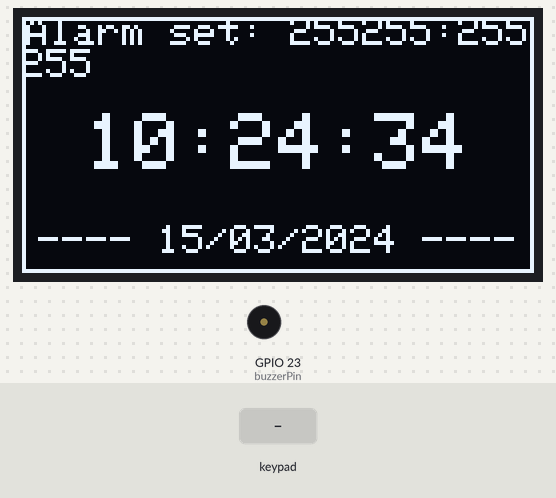
The sketch below on a simulated ESP32. Parts: 128×64 one-colour display, buzzer (waves = sounding). Wiring (inferred from the names in the program): 4×4 keypad with keys 1 2 3 A 4 5 6 B 7 8 9 C * 0 # D: rows GPIO 13, GPIO 12, GPIO 14, GPIO 27; columns GPIO 26, GPIO 25, GPIO 33, GPIO 32. The test bench sets the inputs (shaded band). WiFi joins after 1.5 s; servers stay silent unless stated; network time is answered at once with the bench clock; the local clock reads 2024-03-15 10:24:30 at power-on unless the sketch sets it; EEPROM starts erased; what the sketch prints to the serial monitor is not drawn.

Above: at 4.7 s.
4.8 s: key 'A' pressed
At 5.3 s:
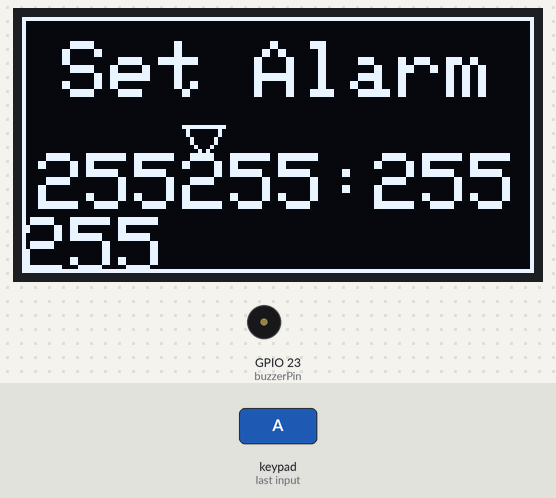
6.3 s: keypad keys 8 7 6 5 4 3 2 1 D pressed 0.4 s apart
At 10.3 s:
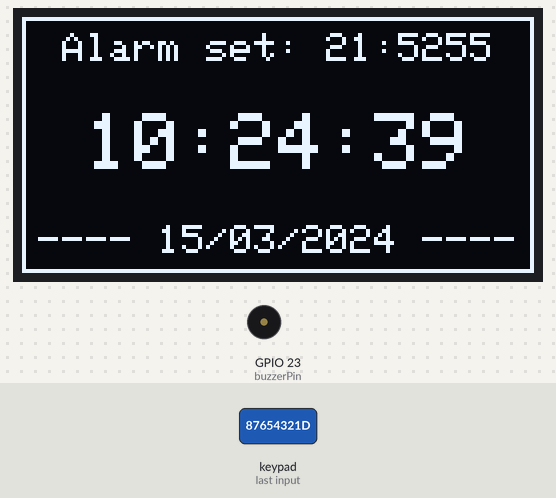
11.4 s: key '0' pressed
At 12.6 s:
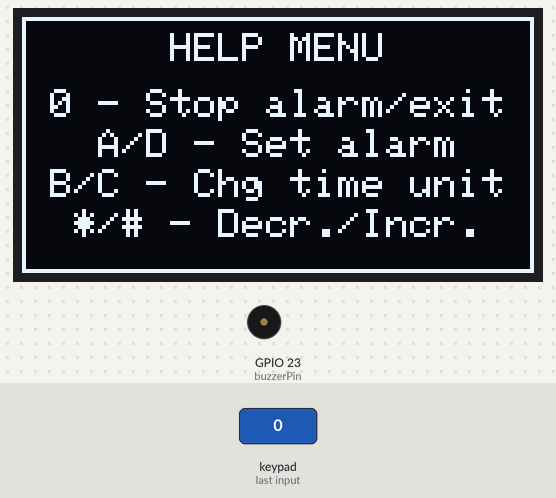
12.9 s: keypad keys 8 7 6 5 4 3 2 1 A pressed 0.4 s apart
At 16.6 s:
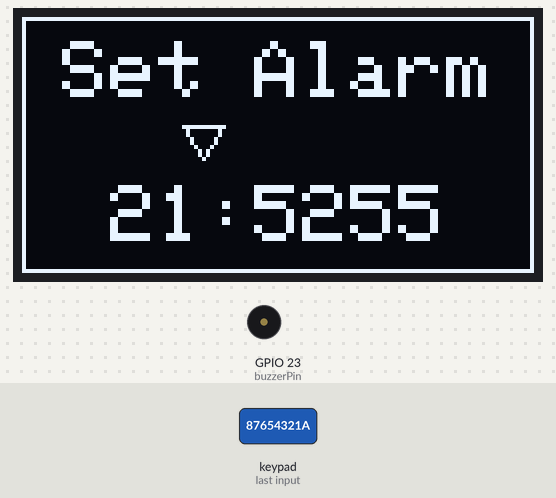
18.0 s: key 'D' pressed
At 18.5 s:
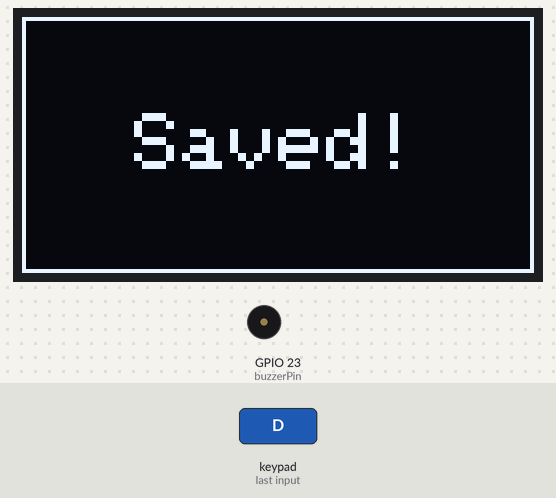
Timing chart, 0 to 21.0 s (numbered marks = the images above; inputs shaded):
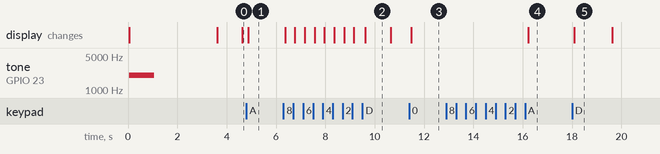

The sketch:

Clock-With-Alarm-OLED.ino
```cpp
/************************************************************************/
/************************************************************************/
/******                                                            ******/
/******            Code made by Giga Hidjrika Aura Adkhy           ******/
/******                      21/479228/TK/52833                    ******/
/******             Alarm Clock with OLED & Matrix Keypad          ******/
/******           Assign an Alarm and able to show the time        ******/
/******                                                            ******/
/******                                                            ******/
/************************************************************************/
/************************************************************************/

#include <WiFi.h>
#include <NTPClient.h>
#include <SPI.h>
#include <Wire.h>
#include <Adafruit_GFX.h>
#include <Adafruit_SSD1306.h>
#include <EEPROM.h>
#define SCREEN_WIDTH 128 // OLED display width, in pixels
#define SCREEN_HEIGHT 64 // OLED display height, in pixels

#define OLED_RESET     -1 // Reset pin # (or -1 if sharing Arduino reset pin)
#define SCREEN_ADDRESS 0x3C // Obtained from I2C Scanner. Look for the program in Github.
Adafruit_SSD1306 display(SCREEN_WIDTH, SCREEN_HEIGHT, &Wire, OLED_RESET); // OLED class object declaration

const char* ssid = "Rumah Wisda";
const char* password = "87654321";

// NTP objects
WiFiUDP ntpUDP;
NTPClient timeClient(ntpUDP);

// Keypad rows and columns
const int numRows = 4; // Number of rows in the keypad
const int numCols = 4; // Number of columns in the keypad

// Define the pins for the keypad
int rowPins[numCols] = {13, 12, 14, 27};
int colPins[numRows] = {26, 25, 33, 32};
int buzzerPin = 23;

// Store hour and minutes per digit
int alarmHour[2] = {0, 0};
int alarmMinute[2] = {0, 0};
// Flag to mark setting the hour
bool setHour = true;
// Flag to mark alarm setting mode
bool setAlarmMode = false;
// Flag to mark help mode
bool helpMode = false;
// Flag to mark alarm is on
bool alarmOn = false;
// Flag to mark silence button has been pressed
bool silenced = false;
// NTP Update timer
unsigned long updateTimer = 0;

// Get current hour, minute, and second using NTP
int hour = timeClient.getHours();
int minute = timeClient.getMinutes();

// Current alarm hour as integer
int alarmHourInt = (alarmHour[0] * 10) + alarmHour[1];
int alarmMinuteInt = (alarmMinute[0] * 10) + alarmMinute[1];

// Declare a global variable for the current row and current column read. Also for the last key pressed and the current key pressed.
int currRow, currCol;
char lastKeyPressed;
char keyPressed;

// Define the characters for each key
char keyMap[numRows][numCols] = {
  {'1', '2', '3', 'A'},
  {'4', '5', '6', 'B'},
  {'7', '8', '9', 'C'},
  {'*', '0', '#', 'D'}
};

// Function to read the keypad
char readKeypad() {
  for (int i = 0; i < numRows; i++) {
    digitalWrite(rowPins[i], LOW);          // Set the current row low
    for (int j = 0; j < numCols; j++) {
      if (digitalRead(colPins[j]) == LOW) {
        delay(25);                          // Debounce the button press
        digitalWrite(rowPins[i], HIGH);     // Set the row back to high
        currRow = i;
        currCol = j;
        return keyMap[i][j];                // Return the pressed key
      }
    }
    digitalWrite(rowPins[i], HIGH);         // Set the row back to high
  }
  return '\0';                              // Return null if no key is pressed
}

// Function to check if current time is the same as the alarm time
void alarmCheck()
{
  if (hour == alarmHourInt && minute == alarmMinuteInt && !silenced) {
    alarmOn = true;
    digitalWrite(buzzerPin, HIGH);
    display.clearDisplay();
    display.setTextSize(3);
    displayCenter("ALARM!!", 0, 0);
    display.display();
  }
  else if(hour != alarmHourInt || minute != alarmMinuteInt) {
    silenced = false;
    alarmOn = false;
    digitalWrite(buzzerPin, LOW);
    display.clearDisplay();
  }
  else if(silenced)
  {
    alarmOn = false;
  }
}

void setup() {
  Serial.begin(115200);

  // Initialize the EEPROM
  EEPROM.begin(4);

  // Read the alarm time from EEPROM
  alarmHour[0] = EEPROM.read(0);
  alarmHour[1] = EEPROM.read(1);
  alarmMinute[0] = EEPROM.read(2);
  alarmMinute[1] = EEPROM.read(3);

  // Initialize the OLED display1
  if(!display.begin(SSD1306_SWITCHCAPVCC, SCREEN_ADDRESS)) {
    Serial.println(F("SSD1306 allocation failed"));
    for(;;);
  }
  splashScreen();

  WiFi.begin(ssid, password);       // Connect to the network
  while (WiFi.status() != WL_CONNECTED) {
    Serial.println("Wifi Not Connected...");
    display.setTextSize(2);
    displayCenter("Wifi off", 0, 0);
  }
  display.clearDisplay();

  timeClient.begin();               // Start the NTP client
  timeClient.setTimeOffset(25200);  // GMT+7 Offset

  for (int i = 0; i < numRows; i++) {
    pinMode(rowPins[i], OUTPUT);    // Set rows as output pins
    digitalWrite(rowPins[i], HIGH); // Set rows high initially
  }
  for (int i = 0; i < numCols; i++) {
    pinMode(colPins[i], INPUT_PULLUP); // Set columns as input pins with pull-up resistors
  }
  pinMode(buzzerPin, OUTPUT);       // Set buzzer pin as output
}

void loop() {

  keyPressed = readKeypad();        // Read the keypad and get the pressed key
  if(setAlarmMode)                  // If in alarm setting mode
  {
    modifyAlarm();                  // Run the modifyAlarm function
  }
  else if(helpMode)
  {
    helpMenu();
  }
  else
  {
    if(millis() - updateTimer > 1000) {
      timeClient.update();              // Update the time
      Serial.println(timeClient.getFormattedTime());
      hour = timeClient.getHours();
      minute = timeClient.getMinutes();

      alarmHourInt = (alarmHour[0] * 10) + alarmHour[1];
      alarmMinuteInt = (alarmMinute[0] * 10) + alarmMinute[1];

      if(!alarmOn)
      {
        displayAlarm();
        displayTime();
        displayDate();
        display.display();
        display.clearDisplay();
      }
      alarmCheck();
      updateTimer = millis();
    }
  }

  if (keyPressed != '\0' && keyPressed != lastKeyPressed) {
    if(keyPressed == 'A') {
      setAlarmMode = true;
      silenced = false;
    }
    else if(keyPressed == 'B') {
      setHour = true;
    }
    else if(keyPressed == 'C') {
      setHour = false;
    }
    else if (keyPressed == 'D' && setAlarmMode)
    {
      setAlarmMode = false;
      setHour = true;
      correctAlarm();
      display.clearDisplay();
    }
    else if(keyPressed == '0')
    {
      if(alarmOn)
        silenceAlarm();
      else {
        if(!setAlarmMode){
        helpMode = !helpMode;
        display.clearDisplay();
        }
      }
    }
    else{};                           // Do nothing if number key is pressed
  }

  lastKeyPressed = keyPressed;
}

// function to display triangle on the OLED with X and Y offset and a b size
void displayTriangle(int X, int Y, int a, int b) {
  display.drawLine(X, Y, X + a, Y, SSD1306_WHITE);
  display.drawLine(X, Y, X + (a / 2), Y + b, SSD1306_WHITE);
  display.drawLine(X + a, Y, X + (a / 2), Y + b, SSD1306_WHITE);
}

// Function to make the OLED displays content centered with X and Y offset
void displayCenter(String text, int X, int Y) {
  int16_t x1;
  int16_t y1;
  uint16_t width;
  uint16_t height;

  display.getTextBounds(text, 0, 0, &x1, &y1, &width, &height);
  displayBorder();

  display.setCursor((SCREEN_WIDTH - width) / 2 + X, (SCREEN_HEIGHT - height) / 2 + Y);
  display.println(text);
}

// Display Splash Screen to OLED
void splashScreen()
{
  display.clearDisplay();
  display.setTextColor(SSD1306_WHITE);
  display.setTextSize(3);
  displayCenter("ALARM", 0, -16);
  displayCenter("CLOCK", 0, 16);
  display.display();
  tone(buzzerPin, 2000, 1000);      // turn on the buzzer for 1 second
  delay(2000);
  noTone(buzzerPin);                // turn off the buzzer
  display.clearDisplay();
}

// function to display a border around the OLED
void displayBorder() {
  display.drawRect(0, 0, 128, 64, SSD1306_WHITE);
}

// function to display the time on the OLED
void displayTime() {
  display.setTextSize(2);
  display.setTextColor(SSD1306_WHITE);
  displayCenter(timeClient.getFormattedTime(), 0, 0);
}

// function to get the date from the NTP server and display it on the OLED
void displayDate() {
  display.setTextSize(1);
  display.setTextColor(SSD1306_WHITE);
  String year = timeClient.getFormattedDate().substring(0, 4);
  String month = timeClient.getFormattedDate().substring(5, 7);
  String day = timeClient.getFormattedDate().substring(8, 10);
  displayCenter("---- " + day + "/" + month + "/" + year + " ----", 0, 24);
}

// function to display the alarm time on the OLED
void displayAlarm() {
  display.setTextSize(1);
  display.setTextColor(SSD1306_WHITE);
  displayCenter("Alarm set: " + String(alarmHour[0]) + String(alarmHour[1]) + ":" + String(alarmMinute[0]) + String(alarmMinute[1]), 0, -24);
}

// function to display the alarm setting mode on the OLED
void displayAlarmMode() {
  display.setTextSize(2);
  display.setTextColor(SSD1306_WHITE);
  displayCenter("Set Alarm", 0, -18);
  displayCenter(String(alarmHour[0]) + String(alarmHour[1]) + ":" + String(alarmMinute[0]) + String(alarmMinute[1]), 0, 18);
  if(setHour) {
    displayTriangle(40, 27, 10, 8);
  } else {
    displayTriangle(75, 27, 10, 8);
  }
  display.display();
}

// function to modify the alarm time
void modifyAlarm()
{
  display.clearDisplay();
  if(lastKeyPressed != keyPressed)        // prevent multiple input
  {
    if(setHour)
    {
      if(keyPressed >= '0' && keyPressed <= '9') {    // set alarm hour if number key is pressed
        alarmHour[0] = alarmHour[1];
        alarmHour[1] = keyPressed - '0';
      }
      if(keyPressed == '*') {
        alarmHour[1]--;               // decrement alarm hour
        if(alarmHour[1] < 0) {
          alarmHour[1] = 9;
          alarmHour[0]--;
          if(alarmHour[0] < 0) {
            alarmHour[0] = 2;
          }
        }
      }
      if(keyPressed == '#') {
        alarmHour[1]++;              // increment alarm hour
        if(alarmHour[1] > 9) {
          alarmHour[1] = 0;
          alarmHour[0]++;
        }
        else if(alarmHour[1] > 3 && alarmHour[0] == 2) {
          alarmHour[1] = 0;
          alarmHour[0] = 0;
        }
      }
    }
    else
    {
      if(keyPressed >= '0' && keyPressed <= '9') {  // set alarm minute if key pressed is a number
        alarmMinute[0] = alarmMinute[1];
        alarmMinute[1] = keyPressed - '0';
      }
      if(keyPressed == '*') {
        alarmMinute[1]--;           // decrement alarm minute
        if(alarmMinute[1] < 0) {
          alarmMinute[1] = 9;
          alarmMinute[0]--;
          if(alarmMinute[0] < 0) {
            alarmMinute[0] = 5;
          }
        }
      }
      if(keyPressed == '#') {
        alarmMinute[1]++;           // increment alarm minute
        if(alarmMinute[1] > 9) {
          alarmMinute[1] = 0;
          alarmMinute[0]++;
          if(alarmMinute[0] > 5) {
            alarmMinute[0] = 0;
          }
        }
      }
    }
  }
  displayAlarmMode();
}

void saveProcess()
{
  // if alarm hour and minute is not the same as before, save it to EEPROM
  if(alarmHour[0] != EEPROM.read(0) || alarmHour[1] != EEPROM.read(1) || alarmMinute[0] != EEPROM.read(2) || alarmMinute[1] != EEPROM.read(3)) {
    display.clearDisplay();
    display.setTextSize(2);
    displayCenter("Saved!", 0, 0);
    saveAlarm();
    display.display();
    delay(1500);
    display.clearDisplay();
  }
}

// function to save the alarm time to EEPROM
void saveAlarm()
{
  EEPROM.write(0, alarmHour[0]);
  EEPROM.write(1, alarmHour[1]);
  EEPROM.write(2, alarmMinute[0]);
  EEPROM.write(3, alarmMinute[1]);
  EEPROM.commit();
}

// correct alarm time if it is not valid
void correctAlarm()
{
  if(alarmHour[0] > 2) {
    alarmHour[0] = 2;
  }
  else if(alarmHour[0] == 2 && alarmHour[1] > 3) {
    alarmHour[1] = 3;
  }
  else if(alarmMinute[0] > 5) {
    alarmMinute[0] = 5;
  }
  else{
    saveProcess();
  }
}

// silence the alarm
void silenceAlarm()
{
  silenced = true;
  display.clearDisplay();
  display.setTextSize(2);
  displayCenter("Alarm Off", 0, 0);
  display.display();
  digitalWrite(buzzerPin, LOW);
  delay(1500);
  display.clearDisplay();
}

// display help menu
void helpMenu()
{
  display.clearDisplay();
  display.setTextSize(1);
  display.setTextColor(SSD1306_WHITE);
  displayCenter("HELP MENU", 0, -24);
  displayCenter("0 - Stop alarm/exit", 0, -10);
  displayCenter("A/D - Set alarm", 0, 0);
  displayCenter("B/C - Chg time unit", 0, 10);
  displayCenter("*/# - Decr./Incr.", 0, 20);
  display.display();
}
```

Measured:
- after the input at 4.8 s, the display: changes after 0.08 s (image 1)
- after the input at 6.3 s, the display: first changes after 0.07 s (image 2 shows a later state)
- after the input at 11.4 s, the display: changes after 0.08 s (image 3)
- after the input at 12.9 s, the display: changes after 3.3 s (image 4)
- after the input at 18.0 s, the display: changes after 0.10 s (image 5)
- what the display in image 2 shows lasts 1.0 s, from 9.6 s to 10.6 s
- what the display in image 5 shows lasts 1.5 s, from 18.1 s to 19.6 s
